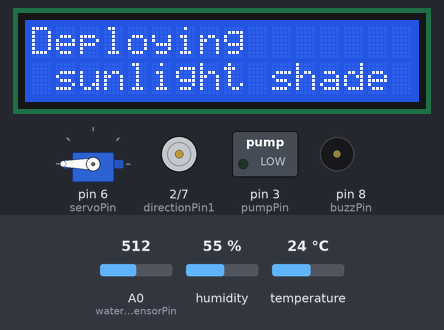
Simulated run of this sketch. Board: Arduino Uno, built with avr-gcc and run on an emulated ATmega328P. Shown: 16×2 character LCD, servo, motor-driver pin pairs drawn as motors (green arrow = first pin HIGH = forward, orange = second pin HIGH = backward, longer = more drive, scaled by the enable pin), switched loads named in the sketch (green lamp = pin HIGH), buzzer (waves = sounding, pin HIGH). The inputs (shaded band) are chosen by the test bench; at power-on: humidity 55 %, A0 (waterLevelSensorPin) = 512, temperature 24 °C.

Above: at 7.5 s.
7.6 s: humidity set to 53 %
At 13.5 s:
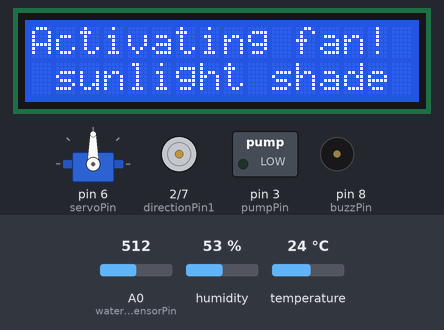
At 14.8 s:
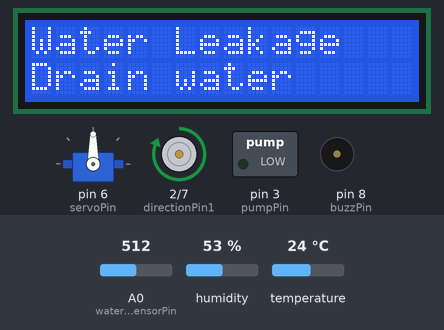
Timing chart, 0 to 22.8 s (numbered marks = the images above; inputs shaded):
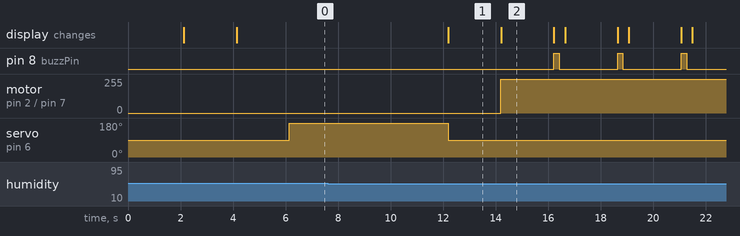

The sketch:

plant_care_system.ino
```cpp
 // Notes
  // Components that only require 5V
  // DHT, LCD, Water Level, Soil Moisture

  // Components that require 9V, add another breadboard, note they should not share the same ground or else it would lead to
  // short circuiting
  // DC Motor with Fan

  // Plant Parameters
  float minTemp = 18; // Chili plant minimum temperature
  float maxTemp = 20; // Chili plant maximum temperature
  float maxHumid = 70; // Chili plant maximum humidity
  float minHumid = 55; // Chili plant minimum humidity
  float maxSoilMoisture = 530; // Change to greater than

  boolean retracted = true; // For sunlight shade


  // LCD
  #include <LiquidCrystal_I2C.h>
  LiquidCrystal_I2C lcd(0x27, 16, 2); // I2C address 0x27, 16 column and 2 rows
  int displayTime = 2000;

  // Temperature and Humidity
  #include <DHT.h>
  #define DHTPIN 4
  #define DHTTYPE DHT11
  DHT dht(DHTPIN, DHTTYPE);
  float temperature;
  float humidity;

  // Water Level Sensor
  #define waterLevelSensorPin A0
  int maxWater = 270; // Water level threshold for the buzzer to send signal (0 - 1023 reading)

  // Buzzer
  int buzzPin = 8;

  // Servo
  #include <Servo.h>
  Servo servo;
  int servoPin = 6;


  // DC motor with fan
  #define speedPin 5
  #define directionPin1 2
  #define directionPin2 7
  #define fanMotorSpeed 255

  // Water Pump and Soil Moisture
  #define soilMoisturePin A1
  #define pumpPin 3
  float soilMoisture;
  int waterDuration = 2000; // 2 seconds


  void setup()
  {
    lcd.init(); // initialize the lcd
    lcd.backlight();

    dht.begin();

    pinMode(waterLevelSensorPin, INPUT);

    pinMode(buzzPin, OUTPUT);

    servo.attach(servoPin);

    pinMode(speedPin, OUTPUT);
    pinMode(directionPin1, OUTPUT);
    pinMode(directionPin2, OUTPUT);

    pinMode(pumpPin, OUTPUT);
    digitalWrite(pumpPin, LOW);
  }

  void loop()
  {
    lcd.clear();

    displayTemperatureAndHumidity();

    activateWaterPump();

    deploySunlightShade();

    activateFan();

    alertHighWaterLevel();
  }

  // Only reads the temperature and humidity
  void displayTemperatureAndHumidity(void) {
    temperature = dht.readTemperature();
    humidity = dht.readHumidity();

    lcd.setCursor(0, 0);
    lcd.print("Room Temp  ");
    lcd.print(temperature);
    lcd.setCursor(0, 1);
    lcd.print("Humidity   ");
    lcd.print(humidity);
    delay(displayTime);
    lcd.clear();
  }

  // For water dispenser of the plant
  // alerting user either for water leakage, rainfall, tank overflow
  void alertHighWaterLevel(void) {
    int waterLevel = analogRead(waterLevelSensorPin);
    int alarmDuration = 200;


    while (maxWater <= waterLevel) {
      lcd.setCursor(0, 0);
      lcd.print("Water Leakage");
      lcd.setCursor(0, 1);
      lcd.print("Drain water");
      delay(displayTime);
      lcd.clear();

      digitalWrite(buzzPin, HIGH);
      delay(alarmDuration);
      digitalWrite(buzzPin, LOW);
      delay(alarmDuration);

      waterLevel = analogRead(waterLevelSensorPin);
    }
  }

  void activateFan(void) {

    // Range between 55 to 60
    while (humidity >= minHumid && humidity <= maxHumid) {
      humidity = dht.readHumidity();
      turnOnFan();

      if (minHumid < humidity && humidity > maxHumid) {
        turnOffFan();
        break;
      }
    }

  }


  void turnOnFan(void) {
    lcd.setCursor(0, 0);
    lcd.print("Activating fan!");
    delay(displayTime);
    lcd.clear();

    digitalWrite(directionPin1, HIGH);
    digitalWrite(directionPin2, LOW);
    analogWrite(speedPin, fanMotorSpeed);
  }

  void turnOffFan(void) {
    lcd.setCursor(0, 0);
    lcd.print("Turning off fan!");
    delay(displayTime);
    lcd.clear();

    digitalWrite(directionPin1, LOW);
    digitalWrite(directionPin2, LOW);
    analogWrite(speedPin, 0);
  }


  void deploySunlightShade(void) {
    int delayTime = 6000;
    if (temperature < minTemp && retracted == false) {
      lcd.setCursor(0,0);
      lcd.print("Removing");
      lcd.setCursor(0, 1);
      lcd.print(" sunlight shade");
      delay(displayTime);

      servo.write(0);
      delay(delayTime);
      servo.write(90);
      retracted = true;
      temperature = dht.readTemperature();

    } else if (temperature > maxTemp && retracted == true) {
      lcd.setCursor(0,0);
      lcd.print("Deploying");
      lcd.setCursor(0, 1);
      lcd.print(" sunlight shade");
      delay(displayTime);

      servo.write(180);
      delay(delayTime);
      servo.write(90);
      retracted = false;
      temperature = dht.readTemperature();
    }
  }
void activateWaterPump(void) {

    soilMoisture = analogRead(soilMoisturePin);

    if (soilMoisture > maxSoilMoisture)
    {
      lcd.clear();
      lcd.setCursor(0, 0);
      lcd.print("Activating");
      lcd.setCursor(0, 1);
      lcd.print("Water Pump");

      delay(displayTime);

      lcd.clear();
      lcd.setCursor(0, 0);
      lcd.print("Soil Moisture");
      lcd.setCursor(0, 1);
      lcd.print(soilMoisture);
      delay(displayTime);

      digitalWrite(pumpPin, HIGH);

      soilMoisture = analogRead(soilMoisturePin);
    }
    else
    {
      digitalWrite(pumpPin, LOW);
    }
    delay(waterDuration);
  }
```

Measured:
- the behaviour switches between 55 and 54 % on humidity (found by bisection; images 0 and 1)
- after the input at 7.6 s, pin 8 (buzzPin): alternates HIGH for 0.20 s and LOW for 2.2 s, starting after 8.6 s; the display: first differs from a run without the input after 6.6 s (image 2)
- what the display in image 1 shows lasts 2.0 s, from 12.2 s to 14.2 s
